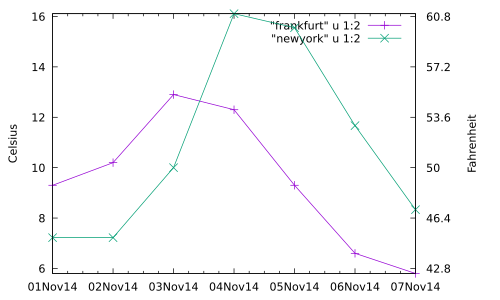

This figure's gnuplot source:
set terminal pdf
set output "multipleAxes.pdf"
set xdata time
set timefmt "%Y-%m-%d"
set xtics format "%d%b%y"
set ytics nomirror
set y2tics
set ylabel "Celsius"
set y2label "Fahrenheit"
set link y2 via (9/5.)*y+32 inverse (5/9.)*(y-32)
plot "frankfurt" u 1:2 axis x1y1 w lp, "newyork" u 1:2 axis x1y2 w lp
